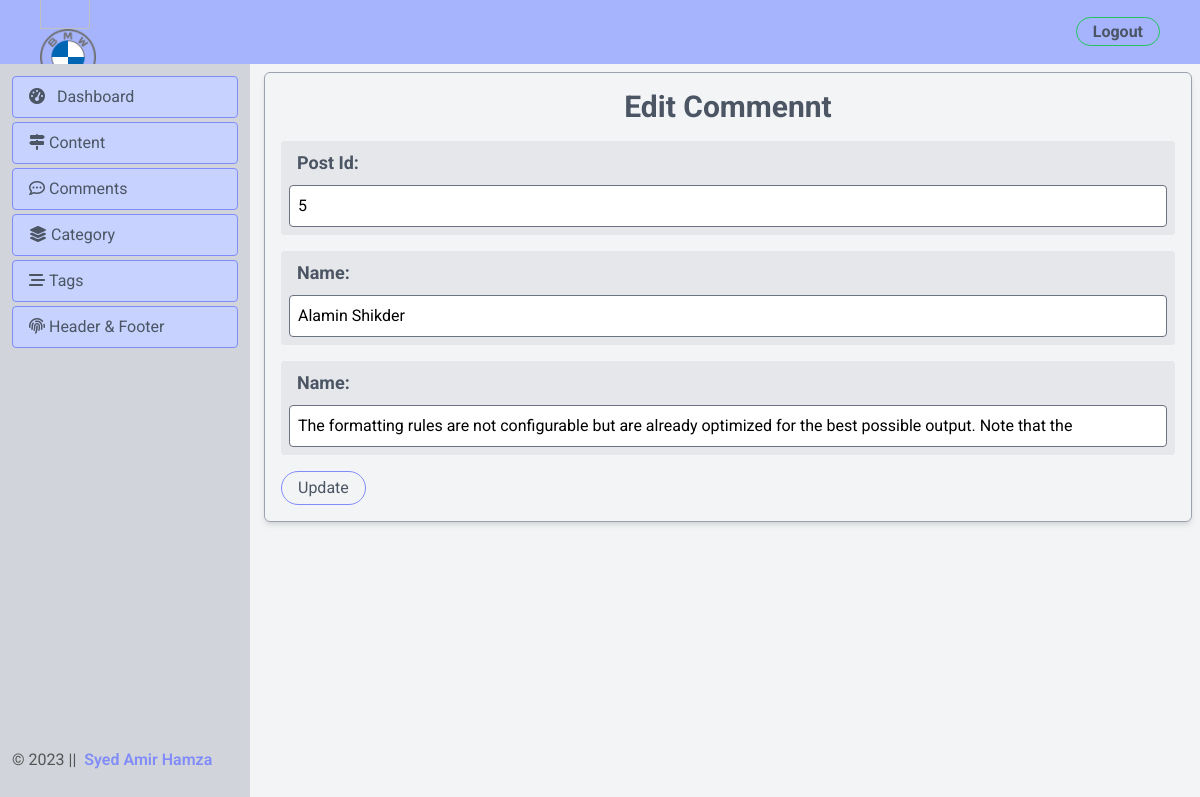
Page /backend/edit_comment.php?id=58 (signed in) on the committed database.
### tables this page shows
CREATE TABLE `header_footer` (
  `id` int(11) NOT NULL,
  `name` varchar(255) NOT NULL,
  `logo_path` varchar(255) NOT NULL
);

CREATE TABLE `comments` (
  `id` int(11) NOT NULL,
  `name` varchar(255) DEFAULT 'Mr. Commentor',
  `comment` text DEFAULT NULL,
  `post_id` int(11) DEFAULT NULL,
  `created_at` timestamp NOT NULL DEFAULT current_timestamp()
);

### backend/edit_comment.php (the view, shortened to what this page needs)
<?php
include 'layout/header.php';
include 'db_connection.php';
?>
<div class="flex flex-col">
    <div class="">
        <?php include 'layout/nav.php'; ?>
    </div>
    <div class="flex">
        <div class="">
            <?php include 'layout/sidebar.php'; ?>
        </div>
        <div class="w-full p-2 ml-64 mt-16">
            <body class="bg-gray-100">
                <?php
                function getFooterDetails($footerId)
                {
                    global $conn;
                    $footerId = (int) $footerId;
                    $sql = "SELECT * FROM comments WHERE id = $footerId";
                    $result = $conn->query($sql);
                    if ($result->num_rows > 0) {
                        return $result->fetch_assoc();
                    } else {
                        return null;
                    }
                }
                if (isset($_GET['id'])) {
                    $footerId = $_GET['id'];
                    $footerDetail = getFooterDetails($footerId);
                            ?>
                            <?php
                } else {
                    echo "Invalid Content ID";
                    exit();
                }
                ?>
                <div class="mx-auto border border-gray-400 p-4 rounded-md shadow-md">
                    <h2 class="text-3xl font-bold mb-4 text-center text-gray-600">Edit Commennt</h2>
                    <form method="post">
                        <div class="">
                            <div class="mb-4 bg-gray-200 rounded p-2">
                                <label class="block text-lg text-gray-600 font-bold mb-2 pl-2" for="postId">Post
                                    Id:</label>
                                <input type="text" id="postId" name="post_id"
                                    value="<?php echo $footerDetail['post_id']; ?>" class="p-2 border rounded w-full"
                                    required>
                            </div>
                            <div class="mb-4 bg-gray-200 rounded p-2">
                                <label class="block text-lg text-gray-600 font-bold mb-2 pl-2" for="name">Name:</label>
                                <input type="text" id="name" name="name" value="<?php echo $footerDetail['name']; ?>"
                                    class="p-2 border rounded w-full" required>
                            </div>
                            <div class="mb-4 bg-gray-200 rounded p-2">
                                <label class="block text-lg text-gray-600 font-bold mb-2 pl-2"
                                    for="comment">Name:</label>
                                <input type="text" id="comment" name="comment"
                                    value="<?php echo $footerDetail['comment']; ?>" class="p-2 border rounded w-full"
                                    required>
                            </div>
                            <button type="submit"
                                class="border border-indigo-400 rounded-3xl text-gray-600 px-4 py-1 hover:bg-indigo-400 transition hover:text-gray-100">
                                Update
                            </button>
                        </div>
                    </form>
                </div>
        </div>
    </div>
</div>
</body>
</html>

### backend/layout/nav.php
<?php
include '../db_connection.php';
$sql = "SELECT * FROM header_footer LIMIT 1";
$result = $conn->query($sql);
if ($result->num_rows > 0) {
    $row = $result->fetch_assoc();
    ?>
    <div class="bg-indigo-300 h-16 flex justify-between items-center fixed w-full top-0 ">
<div class="w-full flex items-center justify-between">
<div class=" ml-10">
        <img src="<?php  ?>" alt="" width="50">
        <a href="dashboard.php">
        <?php echo '<img class="w-14 h-14" src="' . $row['logo_path'] . '" alt="Logo">'; ?>
        </a>
    </div>
    <div class="text-right font-bold mr-10 "><a class="border border-green-500 rounded-3xl text-gray-600 px-4 py-1 hover:bg-green-500 transition hover:text-gray-100"
      href="../logout.php">Logout</a>
    </div>
</div>
  </div>
    <?php
} else {
}
?>

### backend/layout/footer_part_backend.php (shortened to what this page needs)
    <?php
include 'db_connection.php';
$sql = "SELECT * FROM header_footer LIMIT 1";
$getLOgo = $conn->query($sql);
if ($getLOgo->num_rows > 0) {
    $row = $getLOgo->fetch_assoc();
}
?>
    <footer class=" h-10 mb-2">
    <div class="flex items-center h-full justify-center">
        <p> &copy;
          <span>
            <?php
              $currentYear = date('Y');
              echo $currentYear;
            ?> || &nbsp;
          </span>
          <span class=" font-semibold text-indigo-600">
            <?php
                echo '<h1 class="font-semibold text-indigo-400">' . $row['name'] . '</h1>';
            ?>
          </span>
        </p>
      </div>
    </footer>

### backend/layout/style.css (style rules this page uses)
* { box-sizing: border-box; margin: 0; padding: 0; }
body { min-height: 80vh; font-family: "Roboto", sans-serif; }

### rows in the picture
header_footer: logo_path (picture), name "Syed Amir Hamza"
comments: post_id "5", name "Alamin Shikder", comment "The formatting rules are not configurable but are already optimized for the best possible output. Note that the"
